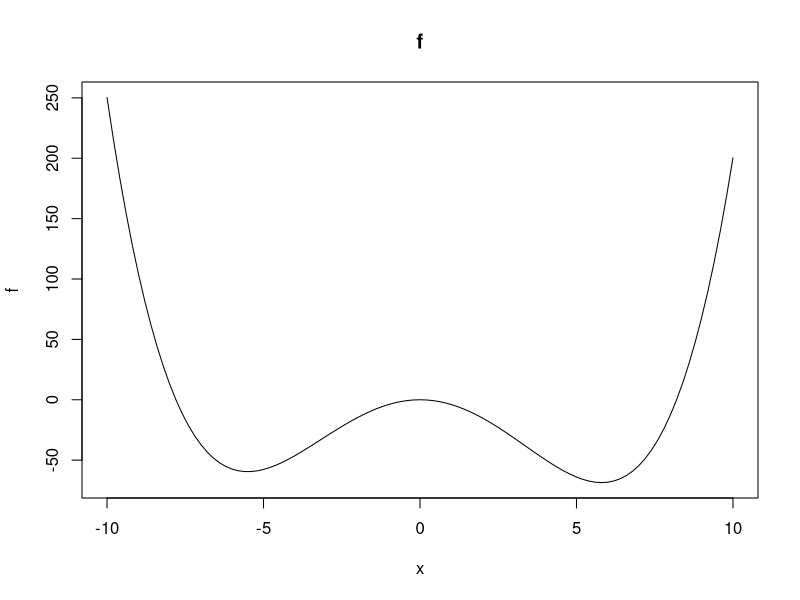
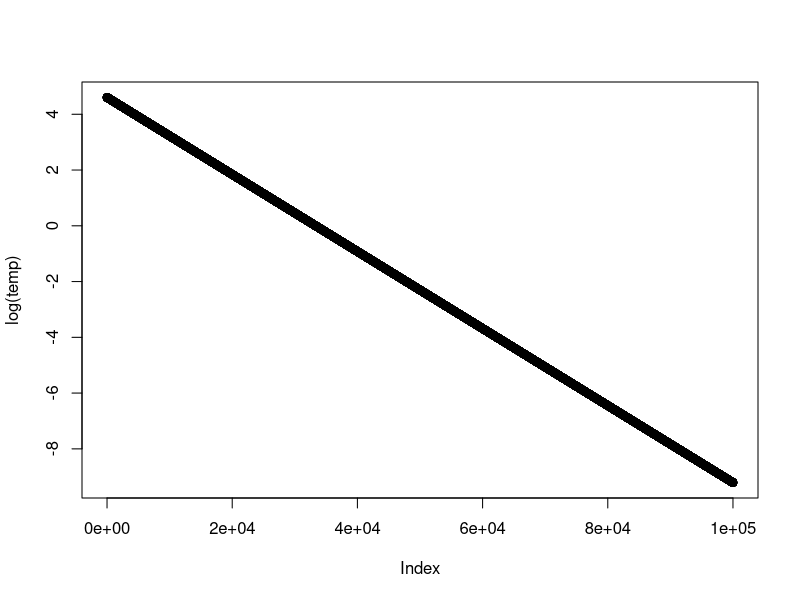
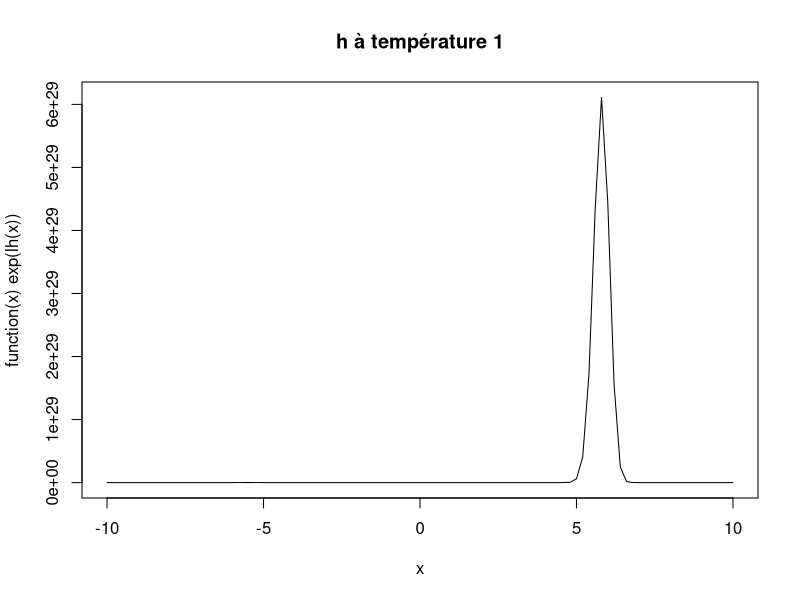
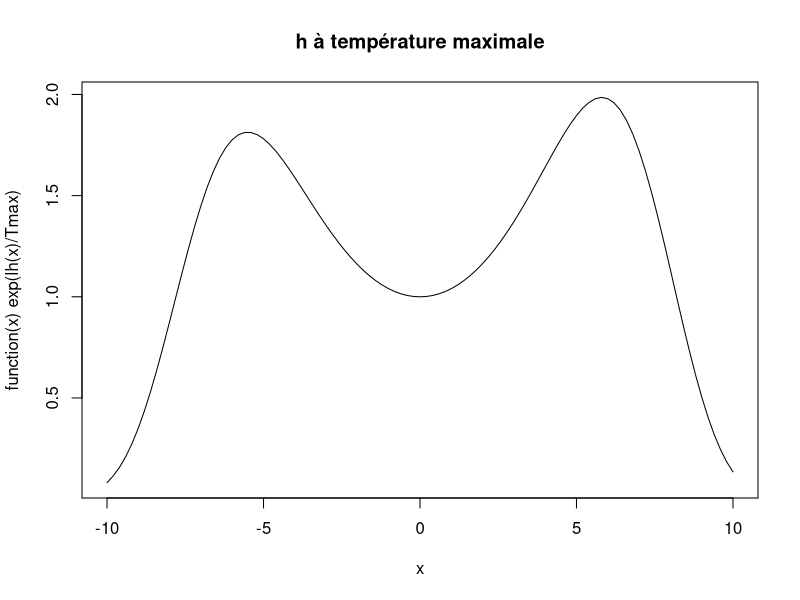
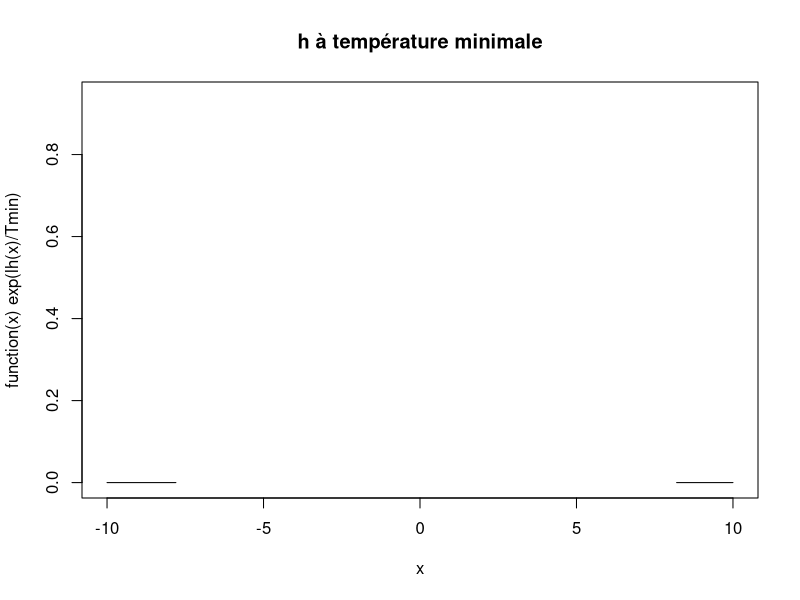
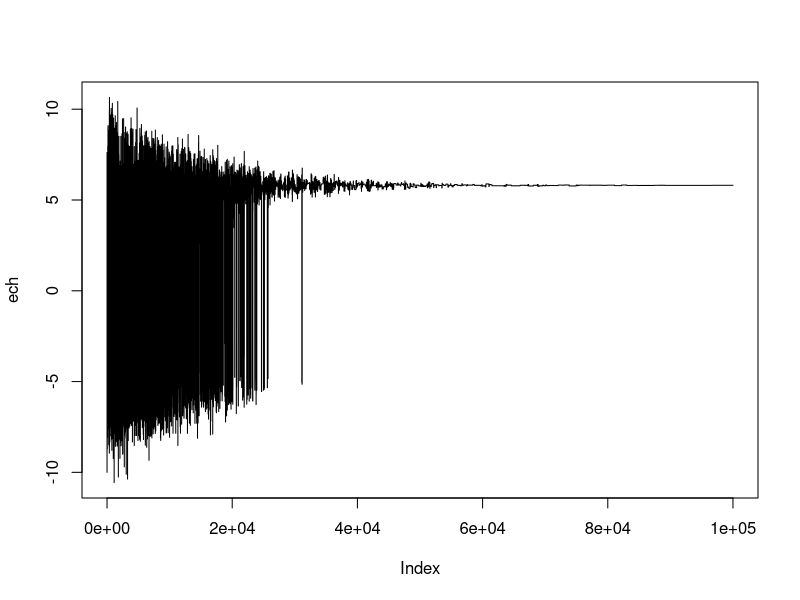
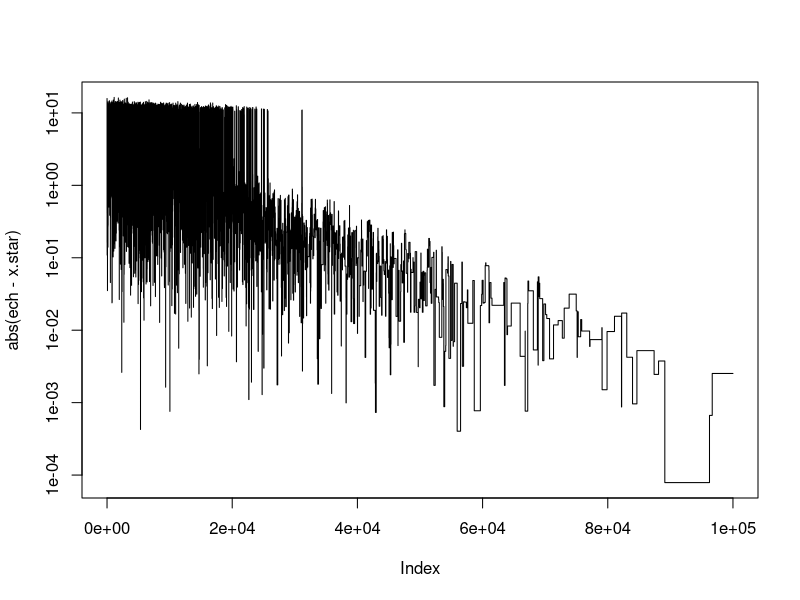
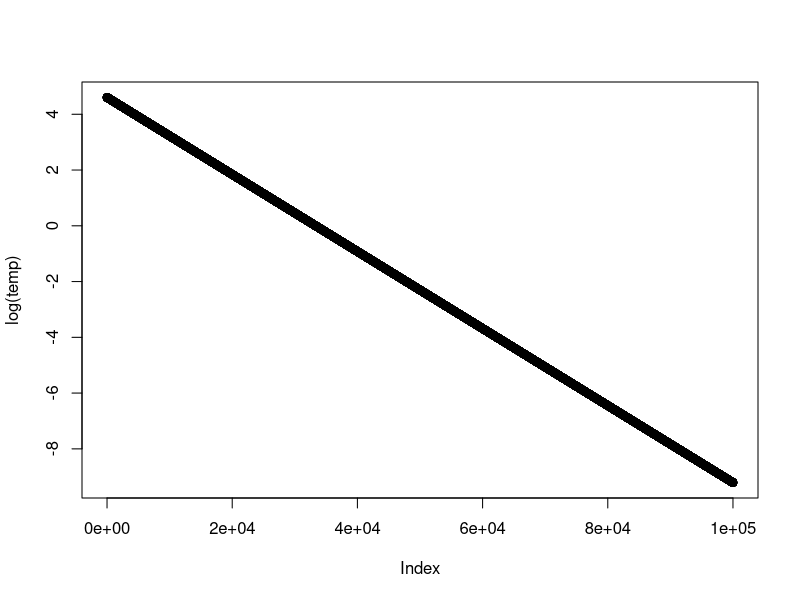

The R source for these figures, in order: (Note: a time limit stopped this script after it produced the figures.)
#### recuit simulé ####

# fonction à minimiser
f <- function(x) ((x-.1)/2)^4 - (2*x)^2
plot(f, -10, 10, main="f")# bimodal et avec 2 min
# vrai minimum
x.star <- 5.80621
# log de la fonction h(x) = exp(-f(x))
lh <- function(x) -f(x)#lh veut dire log(h)

# nombre de points à simuler
n <- 1e5
# écart-type instrumental
l <- 10 # écart-type des pas qu'on veut proposer

# définition des températures
Tmax <- 100
Tmin <- .0001
temp <- exp(seq(log(Tmax), log(Tmin), length.out=n))

plot(log(temp))#pour vérifier si c'est bien linéaire

# visualisation de la densité aux températures max et min
plot(function(x) exp(lh(x)), -10, 10, main="h à température 1")
plot(function(x) exp(lh(x)/Tmax), -10, 10, main="h à température maximale")
plot(function(x) exp(lh(x)/Tmin), -10, 10, main="h à température minimale")

# exp(lh(x.star)/Tmin)# sortie inf


# initialisation de l'échantillon, et choix du point de départ
ech <- rep(0, n+1)
ech[1] <- -10 # essaie avec mauvais mode

# algorithme
for(t in 1:n){
  
  # état précédent de la chaîne
  x.old <- ech[t]
  
  # génération du candidat mu.new et d'une variable U(0, 1)
  x.new <- rnorm(1, mean=x.old, sd=l)
  u <- runif(1)
  
  # test pour déterminer si le saut vers mu.new est accepté
  accept <- (log(u) <= (lh(x.new) - lh(x.old))/temp[t])
  if(accept) ech[t+1] <- x.new
  else ech[t+1] <- x.old
  
}

plot(ech, type="l")
plot(abs(ech - x.star), type="l", log="y")

####################################################################################
#modification

# nombre de points à simuler
n <- 1e5
# écart-type instrumental
l <- 1 # écart-type des pas qu'on veut proposer

# définition des températures
Tmax <- 100
Tmin <- .0001
temp <- exp(seq(log(Tmax), log(Tmin), length.out=n))

plot(log(temp))#pour vérifier si c'est bien linéaire

# visualisation de la densité aux températures max et min
plot(function(x) exp(lh(x)), -10, 10, main="h à température 1")
plot(function(x) exp(lh(x)/Tmax), -10, 10, main="h à température maximale")
plot(function(x) exp(lh(x)/Tmin), -10, 10, main="h à température minimale")

# exp(lh(x.star)/Tmin)# sortie inf


# initialisation de l'échantillon, et choix du point de départ
ech <- rep(0, n+1)
ech[1] <- -10 # essaie avec mauvais mode

# algorithme
for(t in 1:n){
  
  # état précédent de la chaîne
  x.old <- ech[t]
  
  # génération du candidat mu.new et d'une variable U(0, 1)
  x.new <- rnorm(1, mean=x.old, sd=l)
  u <- runif(1)
  
  # test pour déterminer si le saut vers mu.new est accepté
  accept <- (log(u) <= (lh(x.new) - lh(x.old))/temp[t])
  if(accept) ech[t+1] <- x.new
  else ech[t+1] <- x.old
  
}

plot(ech, type="l")
#On reste rarement à 0 et à force qu'on avance on traverse de moins en moins souvent 0.
plot(abs(ech - x.star), type="l", log="y")



####################################################################################

# nombre de points à simuler
n <- 1e6
# écart-type instrumental
l <- 10 # écart-type des pas qu'on veut proposer

# définition des températures
Tmax <- 100
Tmin <- .01
temp <- exp(seq(log(Tmax), log(Tmin), length.out=n))

plot(log(temp))#pour vérifier si c'est bien linéaire

# visualisation de la densité aux températures max et min
plot(function(x) exp(lh(x)), -10, 10, main="h à température 1")
plot(function(x) exp(lh(x)/Tmax), -10, 10, main="h à température maximale")
plot(function(x) exp(lh(x)/Tmin), -10, 10, main="h à température minimale")

# exp(lh(x.star)/Tmin)# sortie inf


# initialisation de l'échantillon, et choix du point de départ
ech <- rep(0, n+1)
ech[1] <- -10 # essaie avec mauvais mode

# algorithme
for(t in 1:n){
  
  # état précédent de la chaîne
  x.old <- ech[t]
  
  # génération du candidat mu.new et d'une variable U(0, 1)
  x.new <- rnorm(1, mean=x.old, sd=l)
  u <- runif(1)
  
  # test pour déterminer si le saut vers mu.new est accepté
  accept <- (log(u) <= (lh(x.new) - lh(x.old))/temp[t])
  if(accept) ech[t+1] <- x.new
  else ech[t+1] <- x.old
  
}

plot(ech, type="l")
plot(abs(ech - x.star), type="l", log="y")

##################################################################################
# nombre de points à simuler
n <- 1e5
# écart-type instrumental
l <- 1 # écart-type des pas qu'on veut proposer

# définition des températures
Tmax <- 100
Tmin <- .01
temp <- exp(seq(log(Tmax), log(Tmin), length.out=n))

plot(log(temp))#pour vérifier si c'est bien linéaire

# visualisation de la densité aux températures max et min
plot(function(x) exp(lh(x)), -10, 10, main="h à température 1")
plot(function(x) exp(lh(x)/Tmax), -10, 10, main="h à température maximale")
plot(function(x) exp(lh(x)/Tmin), -10, 10, main="h à température minimale")

# exp(lh(x.star)/Tmin)# sortie inf


# initialisation de l'échantillon, et choix du point de départ
ech <- rep(0, n+1)
ech[1] <- -10 # essaie avec mauvais mode

# algorithme
for(t in 1:n){
  
  # état précédent de la chaîne
  x.old <- ech[t]
  
  # génération du candidat mu.new et d'une variable U(0, 1)
  x.new <- rnorm(1, mean=x.old, sd=l)
  u <- runif(1)
  
  # test pour déterminer si le saut vers mu.new est accepté
  accept <- (log(u) <= (lh(x.new) - lh(x.old))/temp[t])
  if(accept) ech[t+1] <- x.new
  else ech[t+1] <- x.old
  
}

plot(ech, type="l")#plot le mauvais mode
plot(abs(ech - x.star), type="l", log="y")
